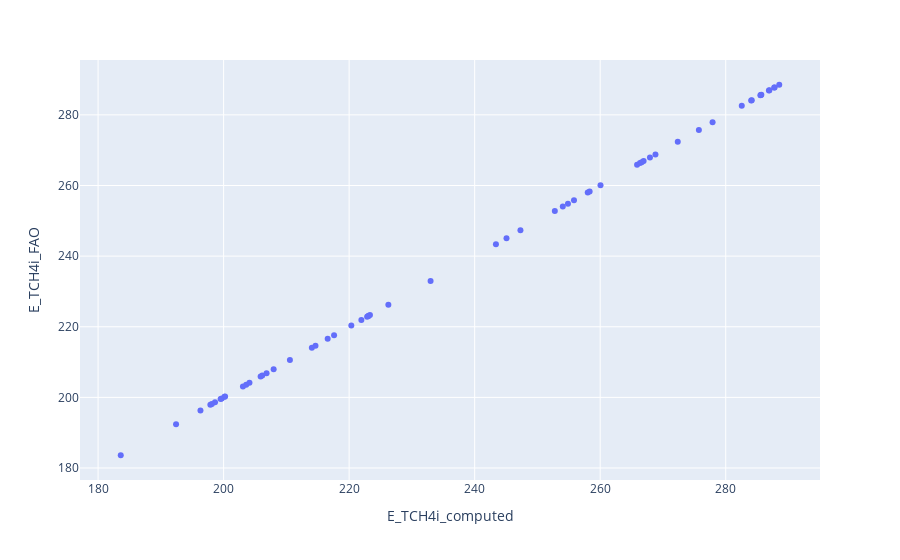

Source (notebook cell):
### Code cell
plot_variable('E_TCH4i', 'France')

### Figure 1 — Plotly figure (JSON) as saved in the notebook; plotly's stock layout.template omitted (floating-point values rounded to 4 significant figures)
{"data": [{"customdata": [["France", 1961], ["France", 1962], ["France", 1963], ["France", 1964], ["France", 1965], ["France", 1966], ["France", 1967], ["France", 1968], ["France", 1969], ["France", 1970], ["France", 1971], ["France", 1972], ["France", 1973], ["France", 1974], ["France", 1975], ["France", 1976], ["France", 1977], ["France", 1978], ["France", 1979], ["France", 1980], ["France", 1981], ["France", 1982], ["France", 1983], ["France", 1984], ["France", 1985], ["France", 1986], ["France", 1987], ["France", 1988], ["France", 1989], ["France", 1990], ["France", 1991], ["France", 1992], ["France", 1993], ["France", 1994], ["France", 1995], ["France", 1996], ["France", 1997], ["France", 1998], ["France", 1999], ["France", 2000], ["France", 2001], ["France", 2002], ["France", 2003], ["France", 2004], ["France", 2005], ["France", 2006], ["France", 2007], ["France", 2008], ["France", 2009], ["France", 2010], ["France", 2011], ["France", 2012], ["France", 2013], ["France", 2014], ["France", 2015], ["France", 2016], ["France", 2017], ["France", 2018], ["France", 2030], ["France", 2050]], "hovertemplate": "E_TCH4i_computed=%{x}<br>E_TCH4i_FAO=%{y}<br>Area=%{customdata[0]}<br>Year=%{customdata[1]}<extra></extra>", "legendgroup": "", "marker": {"color": "#636efa", "symbol": "circle"}, "mode": "markers", "name": "", "orientation": "v", "showlegend": false, "type": "scatter", "x": [254.0, 260.0, 254.9, 252.8, 255.8, 258.0, 265.9, 268.8, 266.3, 266.9, 266.6, 267.9, 277.9, 286.9, 287.8, 288.5, 285.7, 285.5, 287.7, 287.0, 285.6, 284.1, 284.1, 282.6, 275.7, 272.4, 258.3, 247.3, 245.1, 243.4, 233.0, 226.2, 223.1, 222.9, 221.9, 220.3, 216.6, 214.6, 214.1, 223.3, 223.1, 217.6, 210.6, 208.0, 206.2, 203.6, 205.9, 206.8, 204.1, 203.1, 198.6, 197.9, 200.2, 199.7, 200.2, 199.5, 196.3, 192.4, 198.1, 183.6], "xaxis": "x", "y": [254.0, 260.1, 254.9, 252.8, 255.8, 258.0, 265.9, 268.8, 266.3, 266.9, 266.6, 267.9, 277.9, 286.9, 287.8, 288.5, 285.7, 285.5, 287.7, 287.0, 285.6, 284.1, 284.1, 282.6, 275.7, 272.4, 258.3, 247.3, 245.1, 243.4, 233.0, 226.2, 223.1, 222.9, 221.9, 220.3, 216.6, 214.6, 214.1, 223.3, 223.1, 217.6, 210.6, 208.0, 206.2, 203.6, 205.9, 206.8, 204.1, 203.1, 198.6, 197.9, 200.2, 199.7, 200.2, 199.5, 196.3, 192.4, 198.1, 183.6], "yaxis": "y"}], "layout": {"legend": {"tracegroupgap": 0}, "margin": {"t": 60}, "xaxis": {"anchor": "y", "domain": [0, 1], "title": {"text": "E_TCH4i_computed"}}, "yaxis": {"anchor": "x", "domain": [0, 1], "title": {"text": "E_TCH4i_FAO"}}}}
